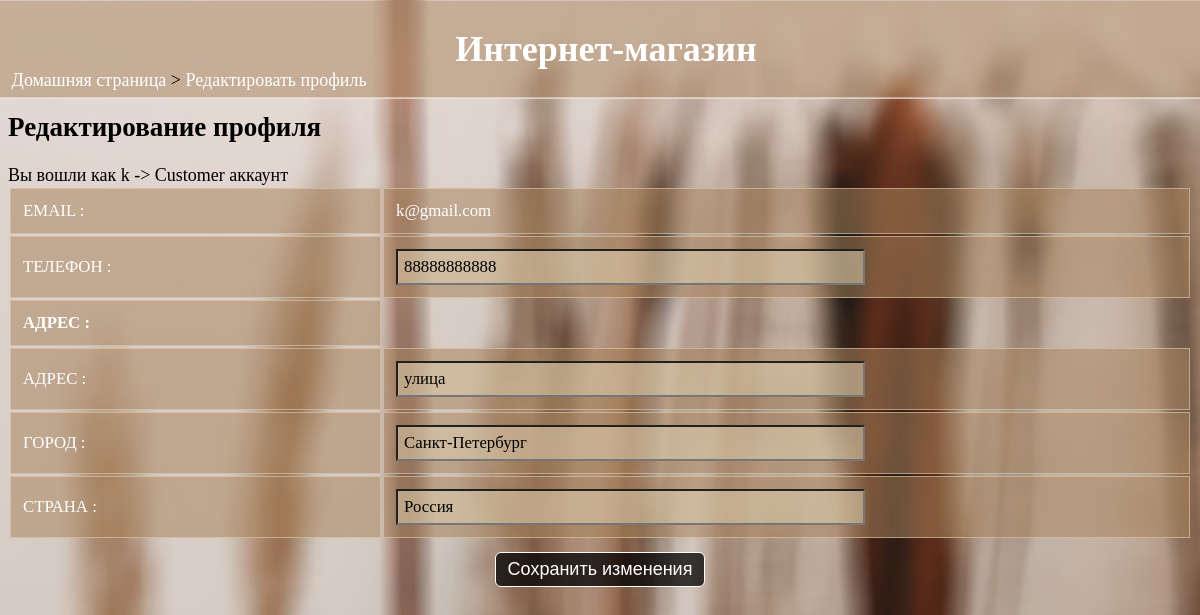
Page /editprofile/ (signed in) on the earlier database version.
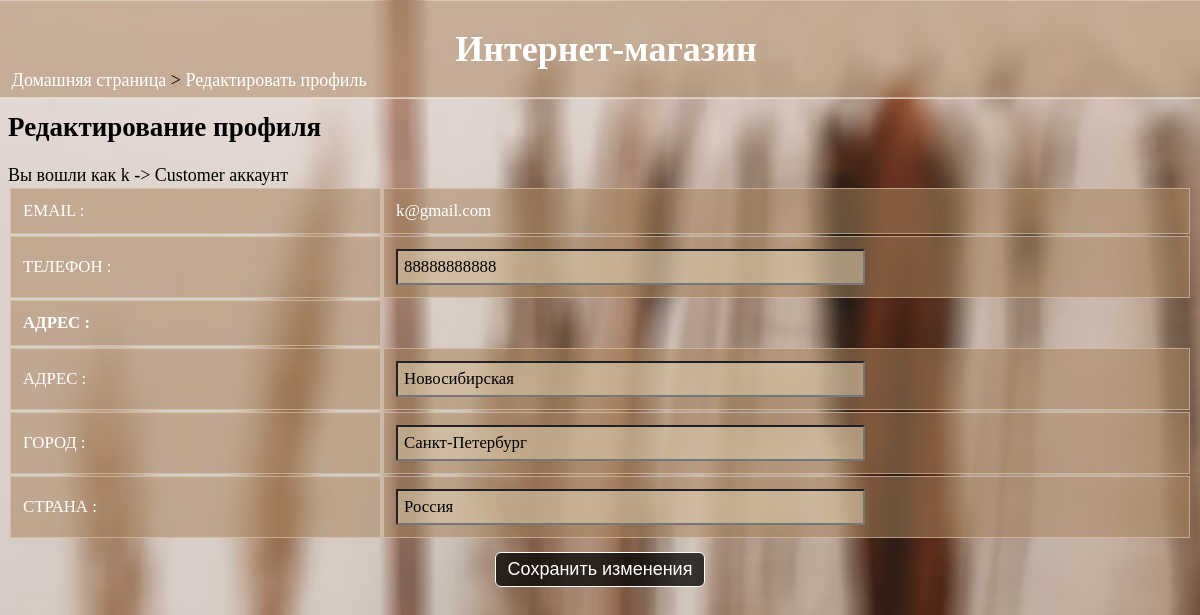
Same page on the later database version.
### data/users.py (models this page shows, shortened)
class User(SqlAlchemyBase, UserMixin):
    __tablename__ = 'users'
    custID = sqlalchemy.Column(sqlalchemy.Integer,
                           primary_key=True, autoincrement=True)
    name = sqlalchemy.Column(sqlalchemy.String)
    email = sqlalchemy.Column(sqlalchemy.String, unique=True)
    phone = sqlalchemy.Column(sqlalchemy.String)
    password = sqlalchemy.Column(sqlalchemy.String)
    address = sqlalchemy.Column(sqlalchemy.String)
    city = sqlalchemy.Column(sqlalchemy.String)
    country = sqlalchemy.Column(sqlalchemy.String)

### shop.py (the view)
@app.route("/editprofile/", methods=["POST", "GET"])
def edit_profile():
    if 'userid' not in session:
        return redirect(url_for('home'))
    if request.method == "POST":
        data = request.form
        update_details(data, session['userid'], session['type'])
        return redirect(url_for('view_profile', id=session['userid']))
    if request.method == "GET":
        userid = session["userid"]
        type = session["type"]
        det, _ = get_details(userid, type)
        det = det[0]
        return render_template("edit_profile.html",
                                type=type,
                                name=det[1],
                                email=det[2],
                                phone=det[3],
                                address=det[4],
                                city=det[5],
                                country=det[6])

### data/db_session.py (called while the page is built)
def create_session() -> Session:
    global __factory
    return __factory()

### shop.py (called while the page is built, shortened)
def get_details(userid, type):
    db_sess = db_session.create_session()
    if type == "Customer":
        a = db_sess.query(User).filter(User.custID == userid)[0]
        d = (str(a.custID), a.name, a.email, a.phone, a.address, a.city, a.country)
        a = []
        a.append(d)
        b = []
    return a, b

### templates/edit_profile.html (shortened to what this page needs)
<html>
<head>
  <link rel="stylesheet" href="{{url_for('static', filename='main.css')}}">
</head>
<body>
  <div class="sticky">
    <h1>Интернет-магазин</h1>
  </div>
  <div class="nav">
    <p><a href="/">Домашняя страница</a> > <a href="">Редактировать профиль</a></p>
  </div>
  <h2>Редактирование профиля</h2>
  Вы вошли как {{name}} -> {{type}} аккаунт
  <form action="" method="POST" onsubmit="return validateForm()">
  <table>
    <tr>
      <td>EMAIL :</td><td>{{email}}</td>
    </tr>
    <tr>
      <td>ТЕЛЕФОН :</td><td><input type="tel" name="phone" value="{{phone}}" id="phone"></td>
    </tr>
    <tr>
      <td><b>АДРЕС :</b></td>
    </tr>
    <tr>
      <td>АДРЕС :</td><td><input type="text" name="address" value="{{address}}" class="address"></td>
    </tr>
    <tr>
      <td>ГОРОД :</td><td><input type="text" name="city" value="{{city}}" class="place"></td>
    </tr>
    <tr>
      <td>СТРАНА :</td><td><input type="text" name="country" value="{{country}}" class="place"></td>
    </tr>
  </table>
  <input type="submit" value="Сохранить изменения" style="display:block; margin-left:auto; margin-right:auto; margin-top:1vw;">
</form>
</body>
</html>

Differences in the rows shown:
changed User "k@gmail.com": address "улица" → "Новосибирская"
